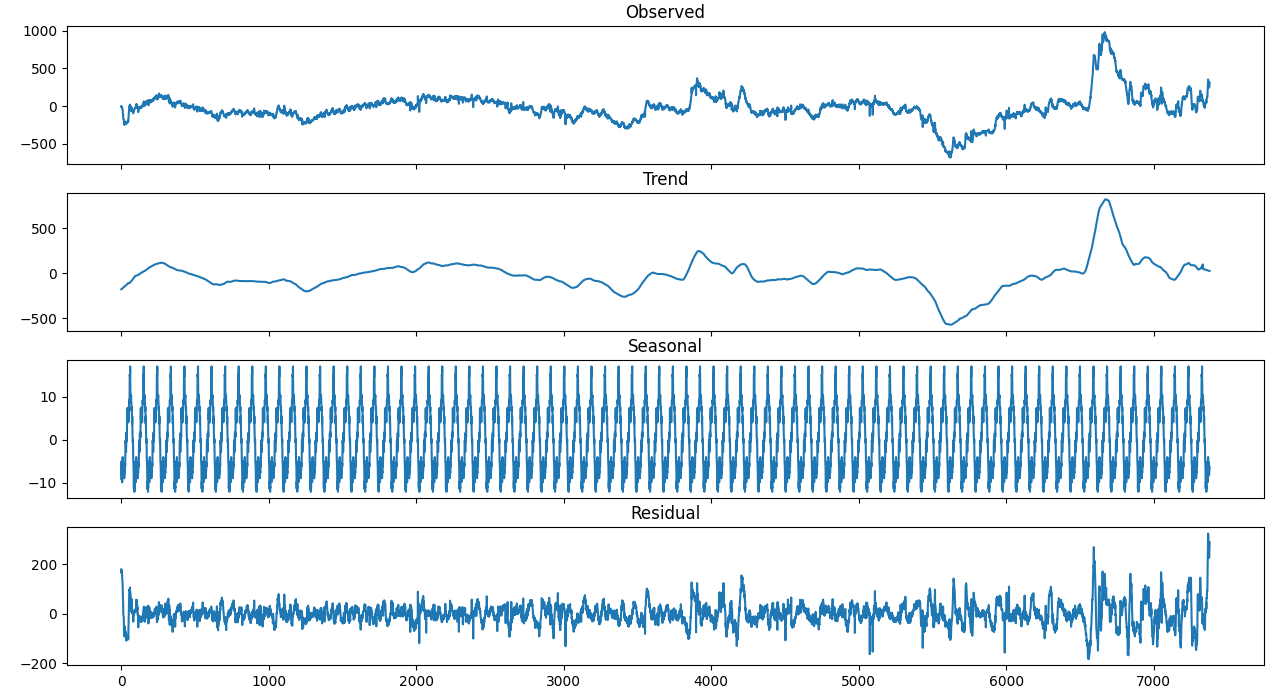

Write the Python code that produced this figure.
import pandas as pd
import numpy as np
import matplotlib.pyplot as plt
from scipy.signal import periodogram
from statsmodels.tsa.seasonal import seasonal_decompose

# -----------------------------------
# 1. Load and prepare data
# -----------------------------------
df = pd.read_csv("sakshi_ppg_20260611T074737_len148s.csv")
df = df.sort_values("timestamp_ms").drop_duplicates(subset=["timestamp_ms"]).reset_index(drop=True)

# Create time in milliseconds relative to start
df["time_ms_from_start"] = df["timestamp_ms"] - df["timestamp_ms"].iloc[0]

# Use a proper datetime-like index for resampling
df["time_index"] = pd.to_datetime(df["time_ms_from_start"], unit="ms")
df = df.set_index("time_index")

# -----------------------------------
# 2. Resample to 20 ms and interpolate
# -----------------------------------
df_resampled = df.resample("20ms").mean(numeric_only=True)
df_resampled["ir_corrected"] = df_resampled["ir_corrected"].interpolate(method="linear").bfill().ffill()

# -----------------------------------
# 3. Estimate period automatically
# -----------------------------------
signal = df_resampled["ir_corrected"].dropna().astype(float).values
fs = 50   # 20 ms = 0.02 sec => 50 Hz

signal_centered = signal - np.mean(signal)
freqs, power = periodogram(signal_centered, fs=fs)

mask = (freqs >= 0.5) & (freqs <= 3.0)

dominant_freq = freqs[mask][np.argmax(power[mask])]
period_samples = int(round(fs / dominant_freq))

print("Estimated period (samples):", period_samples)

# -----------------------------------
# 4. Decompose
# -----------------------------------
series = pd.Series(signal)   # numeric index avoids plotting issue

result = seasonal_decompose(
    series,
    model="additive",
    period=period_samples,
    extrapolate_trend="freq"
)

# -----------------------------------
# 5. Manual plotting (safe)
# -----------------------------------
fig, axes = plt.subplots(4, 1, figsize=(12, 10), sharex=True)

axes[0].plot(result.observed)
axes[0].set_title("Observed")

axes[1].plot(result.trend)
axes[1].set_title("Trend")

axes[2].plot(result.seasonal)
axes[2].set_title("Seasonal")

axes[3].plot(result.resid)
axes[3].set_title("Residual")

plt.tight_layout()
plt.show()
